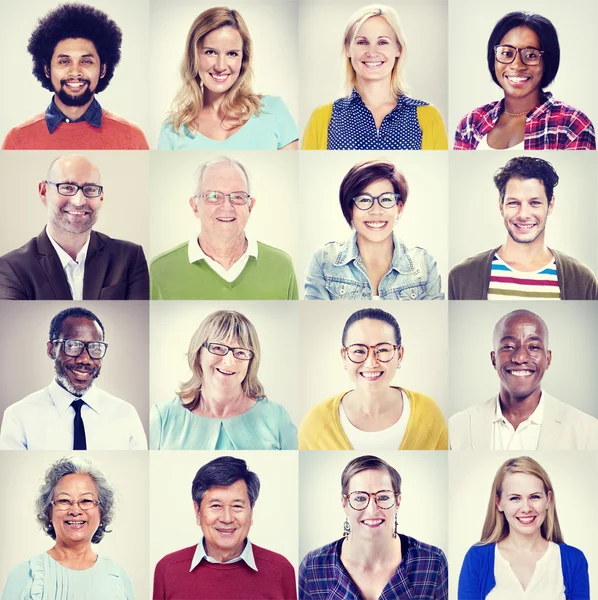
#> input picture resources/facedetection.jpg, 598 x 600 px
$ python 22_face_detection.py
#> lines starting #> are read from the running program, lines starting #| are printed output that depends on the picture; after the words box and inside, x2 and y2 are one past the last pixel; in counts of white or black regions, pixels touching at a corner belong together
import cv2

face_cascade = cv2.CascadeClassifier(cv2.data.haarcascades + 'haarcascade_frontalface_default.xml')

image = cv2.imread("resources/facedetection.jpg")
#> image is the input picture: shape (600, 598, 3); mean B, G, R 179.3, 187.4, 198.7
gray = cv2.cvtColor(image, cv2.COLOR_BGR2GRAY)
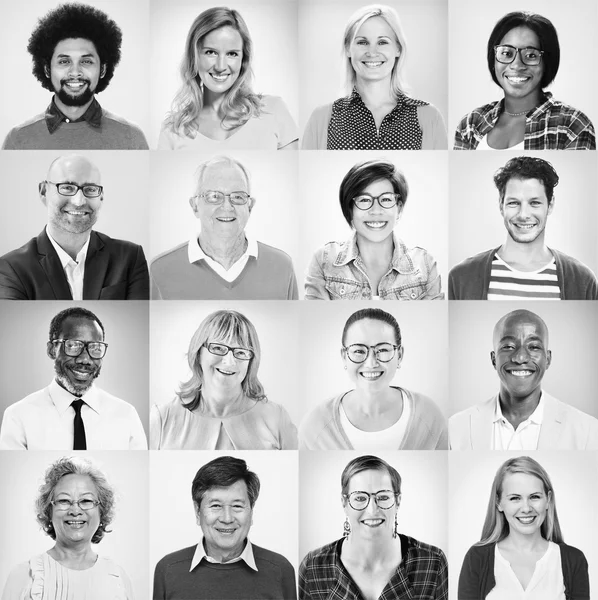
#> gray: shape (600, 598); min 2, max 255, mean 189.9

#detect faces in the images
faces = face_cascade.detectMultiScale(gray, 1.1, 4)
#> faces = 13 rows, first 6: [356, 229, 40, 40], [496, 474, 59, 59], [191, 30, 60, 60], [44, 476, 62, 62], [344, 20, 57, 57], [492, 178, 65, 65]

# Draw rectangles around the detected faces
for (x, y, w, h) in faces:
    cv2.rectangle(image, (x, y), (x+w, y+h), (255, 0, 0), 2)
#> this loop made 13 passes
#> (x, y, w, h) on passes 1 to 12: (356, 229, 40, 40), (496, 474, 59, 59), (191, 30, 60, 60), (44, 476, 62, 62), (344, 20, 57, 57), (492, 178, 65, 65), (195, 481, 63, 63), (490, 28, 65, 65), (43, 35, 66, 66), (346, 177, 61, 61), (39, 160, 77, 77), (339, 322, 69, 69)
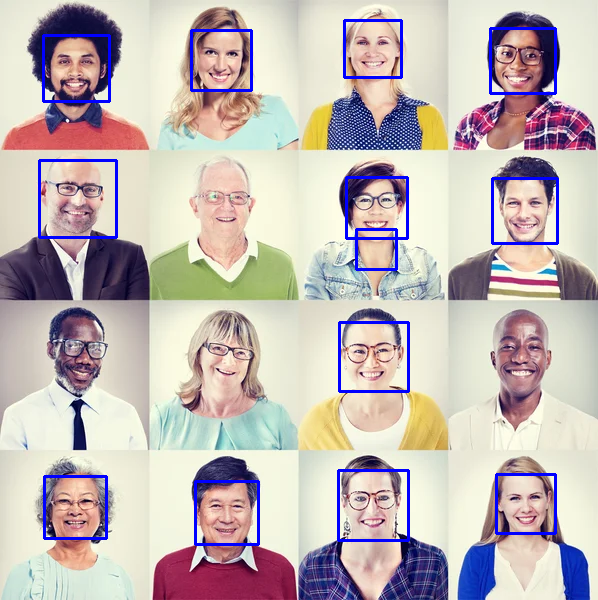
#> image: shape (600, 598, 3); 2.7% of pixels changed, all inside (x1, y1, x2, y2) = (38, 19, 559, 546)

cv2.imshow("Image", image)
cv2.imwrite("resources/faceDetectOutput.jpg", image)
cv2.waitKey(0)
cv2.destroyAllWindows()
